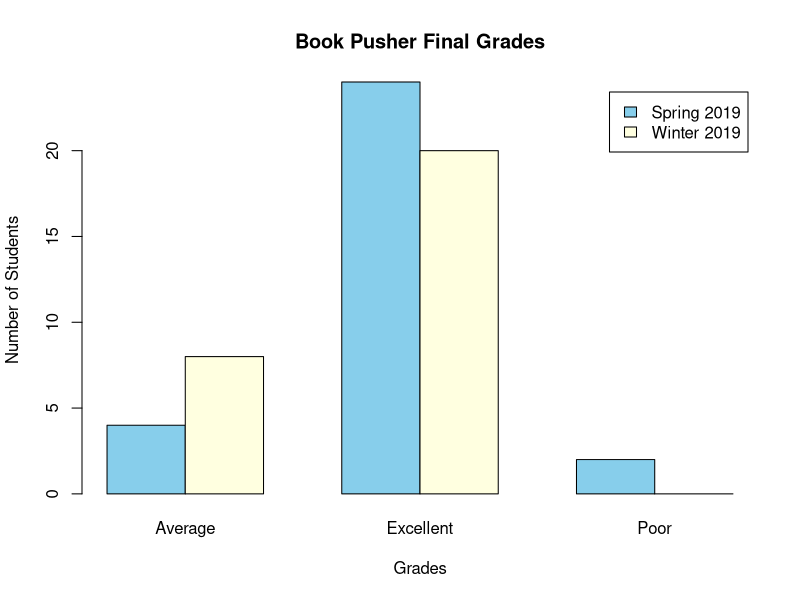

Write the R code that produced this figure.
## ---- chunk 1
library(tidyverse)
library(ggplot2)
## ---- chunk 2

book_pusher <- read.csv("book_pusher_grades.csv")

data <- book_pusher %>% 
  mutate(
    Performance = case_when(
      Grades %in% c(90:100) ~ "Excellent",
      Grades %in% c(80:89) ~ "Average",
      Grades %in% c(0:88) ~ "Poor"
    )
  ) 

barplot(table(data$Semester,data$Performance), beside = TRUE, col = c("skyblue", "lightyellow"), legend.text = TRUE, xlab = "Grades", ylab = "Number of Students", main = "Book Pusher Final Grades")

